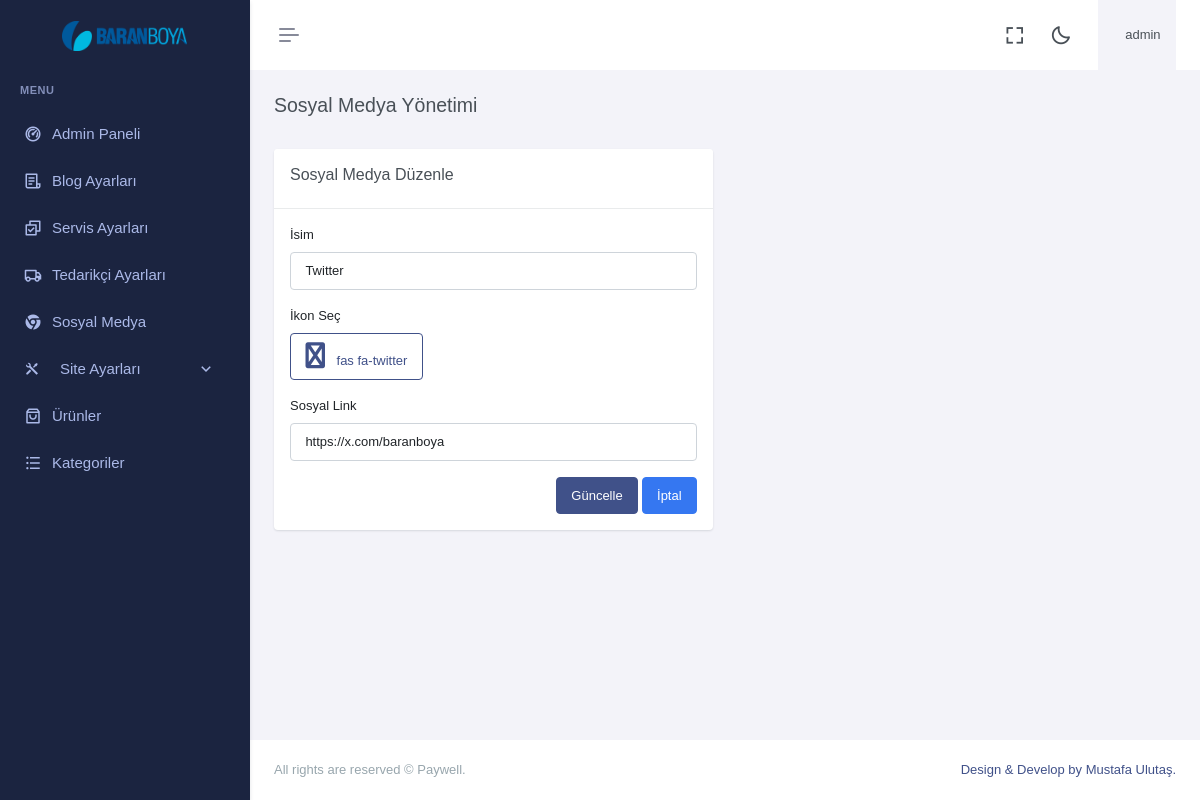
Screenshot of /dashboard/socials.php?action=edit&id=3 (signed in) with the database file from the repository.
### tables this page shows
CREATE TABLE `logo` (
  `id` int(11) NOT NULL,
  `logo` varchar(1000) NOT NULL,
  `updated_at` timestamp NOT NULL DEFAULT current_timestamp() ON UPDATE current_timestamp()
);

CREATE TABLE IF NOT EXISTS `social` (
  `id` int(11) NOT NULL,
  `name` varchar(150) NOT NULL,
  `fa` varchar(150) NOT NULL,
  `social_link` varchar(500) NOT NULL
);

### dashboard/socials.php (the view, shortened to what this page needs)
<?php
require __DIR__ . '/init.php';
$action = isset($_GET['action']) ? $_GET['action'] : '';
if ($action === 'edit' && isset($_GET['id'])) {
    $id = intval($_GET['id']);
    $stmt = $con->prepare("SELECT * FROM social WHERE id=?");
    $stmt->bind_param('i', $id);
    $stmt->execute();
    $resEdit = $stmt->get_result()->fetch_assoc();
    $selectedFa = $resEdit['fa'];
}
?>
<?php include 'header.php'; ?>
<?php include 'sidebar.php'; ?>
<link href="https://cdnjs.cloudflare.com/ajax/libs/font-awesome/6.0.0-beta3/css/all.min.css" rel="stylesheet">
<div class="main-content">
    <div class="page-content">
        <div class="container-fluid">
            <div class="row mb-4">
                <div class="col-6">
                    <h4 class="page-title">Sosyal Medya Yönetimi</h4>
                </div>
            </div>
            <?php if ($action === 'create' || ($action === 'edit' && isset($resEdit))): ?>
                <div class="row">
                    <div class="col-lg-6">
                        <div class="card">
                            <div class="card-header">
                                <h5 class="card-title">
                                    <?= $action === 'create' ? 'Yeni Sosyal Medya Ekle' : 'Sosyal Medya Düzenle' ?>
                                </h5>
                            </div>
                            <div class="card-body">
                                <form method="post"
                                    action="socials.php?action=<?= $action ?><?= $action === 'edit' ? '&id=' . $id : '' ?>">
                                    <div class="mb-3">
                                        <label class="form-label">İsim</label>
                                        <input type="text" name="name" class="form-control" required
                                            value="<?= $action === 'edit' ? htmlspecialchars($resEdit['name'], ENT_QUOTES) : '' ?>">
                                    </div>
                                    <div class="mb-3">
                                        <label class="form-label">İkon Seç</label>
                                        <div>
                                            <button type="button" class="btn btn-outline-primary" data-bs-toggle="modal"
                                                data-bs-target="#faModal">
                                                <i id="faPreview"
                                                    class="<?= isset($selectedFa) ? $selectedFa : 'fab fa-facebook-f' ?> fa-2x me-2"></i>
                                                <span><?= isset($selectedFa) ? $selectedFa : 'Facebook' ?></span>
                                            </button>
                                        </div>
                                    </div>
                                    <div class="mb-3">
                                        <label class="form-label">Sosyal Link</label>
                                        <input type="url" name="social_link" class="form-control" required
                                            value="<?= $action === 'edit' ? htmlspecialchars($resEdit['social_link'], ENT_QUOTES) : '' ?>">
                                    </div>
                                    <div class="text-end">
                                        <button type="submit"
                                            class="btn btn-primary"><?= $action === 'create' ? 'Ekle' : 'Güncelle' ?></button>
                                        <a href="socials.php" class="btn btn-secondary">İptal</a>
                                    </div>
                                </form>
                            </div>
                        </div>
                    </div>
                </div>
            <?php endif; ?>
        </div>
    </div>
</div>
<?php include 'footer.php'; ?>

### dashboard/sidebar.php (shortened to what this page needs)
<?php
require __DIR__ . '/init.php';
?>
<div class="app-menu navbar-menu">
  <div class="navbar-brand-box">
    <?php
    $rr = mysqli_query($con, "SELECT logo FROM logo");
    $r = mysqli_fetch_row($rr);
    $ufile = $r[0];
    ?>
    <a href="home" class="logo logo-light">
      <span class="logo-lg">
        <img src="../assets/img/logo/<?php print $ufile ?>" alt="" height="30">
      </span>
    </a>
  </div>
  <div id="scrollbar">
    <div class="container-fluid">
      <ul class="navbar-nav" id="navbar-nav">
        <li class="menu-title"><span data-key="t-menu">Menu</span></li>
        <li class="nav-item">
          <a href="home" class="nav-link" data-key="t-analytics"> <i class="ri-dashboard-2-line"></i> <span
              data-key="t-dashboards"> Admin Paneli </span></a>
        </li>
        <li class="nav-item">
          <a class="nav-link menu-link" href="blog" role="button" aria-expanded="true" aria-controls="sidebarLanding">
            <i class="ri-file-list-3-line"></i> <span data-key="t-landing">Blog Ayarları</span>
          </a>
        </li>
        <li class="nav-item">
          <a class="nav-link menu-link" href="services" role="button" aria-expanded="true"
            aria-controls="sidebarLanding">
            <i class="ri-checkbox-multiple-line"></i> <span data-key="t-landing">Servis Ayarları</span>
          </a>
        </li>
        <li class="nav-item">
          <a class="nav-link menu-link" href="suppliers" role="button" aria-expanded="true"
            aria-controls="sidebarLanding">
            <i class="ri-truck-line"></i> <span data-key="t-landing">Tedarikçi Ayarları</span>
          </a>
        </li>
        <li class="nav-item">
          <a class="nav-link menu-link" href="socials" role="button" aria-expanded="true"
            aria-controls="sidebarLanding">
            <i class="ri-chrome-fill"></i> <span data-key="t-landing">Sosyal Medya</span>
          </a>
        </li>
        <li class="nav-item">
          <a class="nav-link site-settings-toggle collapsed" data-bs-toggle="collapse" href="#sidebarSiteSettings"
            role="button" aria-expanded="false" aria-controls="sidebarSiteSettings">
            <i class="ri-tools-fill fs-5"></i>
            <span class="ms-2 flex-grow-1">Site Ayarları</span>
            <i class="ri-arrow-down-s-line site-settings-arrow ms-auto"></i>
          </a>
        </li>
        <li class="nav-item">
          <a class="nav-link menu-link" href="products" role="button" aria-expanded="true"
            aria-controls="sidebarLanding">
            <i class="ri-shopping-bag-3-line"></i> <span data-key="t-landing"> Ürünler </span>
          </a>
        </li>
        <li class="nav-item">
          <a class="nav-link menu-link" href="categorys" role="button" aria-expanded="true"
            aria-controls="sidebarLanding">
            <i class="ri-list-unordered"></i> <span data-key="t-landing"> Kategoriler </span>
          </a>
        </li>
      </ul>
    </div>
  </div>
  <div class="sidebar-background"></div>
</div>

### rows the page displays
logo: logo (picture)
social: name "Twitter", fa "fas fa-twitter", social_link "https://x.com/baranboya"

### other values shown
$username "admin"
